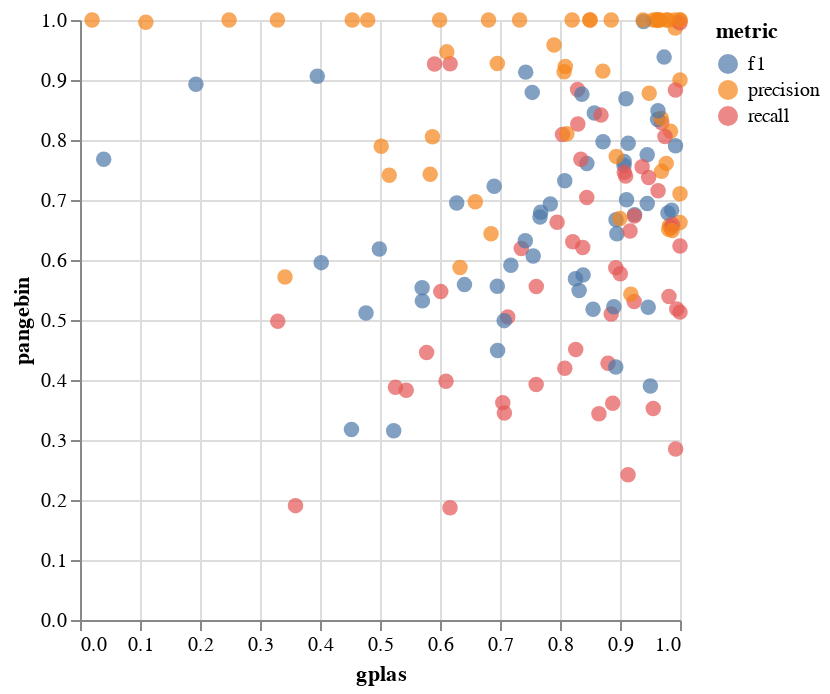

Write notebook code for a chart like this one.
### Code cell
pangeplas_all.save("scatter_pangeplas_all.pdf", ppi=300)
pangeplas_all

### Figure 1 — Vega-Lite specification as saved in the notebook (floating-point values rounded to 4 significant figures; data arrays with more than 128 entries replaced by an {"elided": "..."} marker saying what was removed)
{"config": {"view": {"continuousWidth": 300, "continuousHeight": 300}}, "data": {"name": "data-2f7823e158784db6e592c2aff34a1844"}, "mark": {"type": "circle", "size": 60}, "encoding": {"color": {"field": "metric", "type": "nominal"}, "x": {"field": "gplas", "type": "quantitative"}, "y": {"field": "pangebin", "type": "quantitative"}}, "$schema": "https://vega.github.io/schema/vega-lite/v5.17.0.json", "datasets": {"data-2f7823e158784db6e592c2aff34a1844": {"elided": "162 records"}}}
